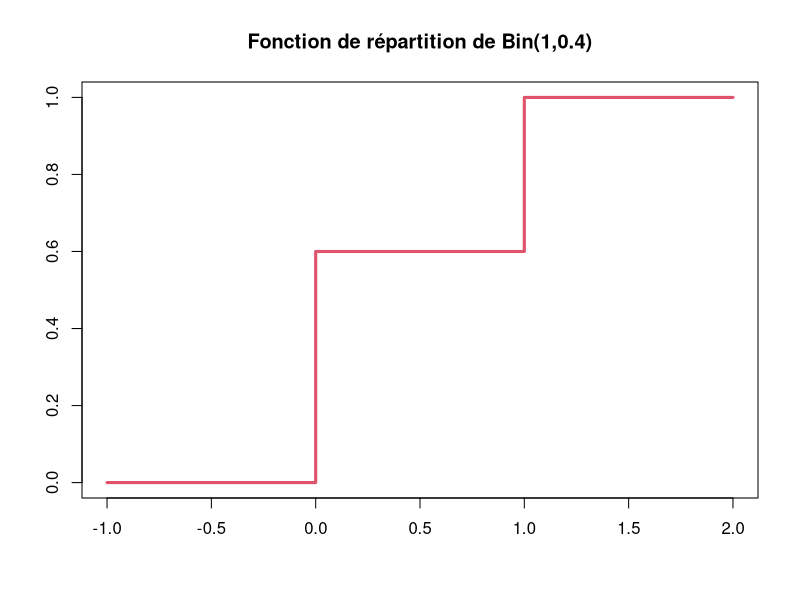
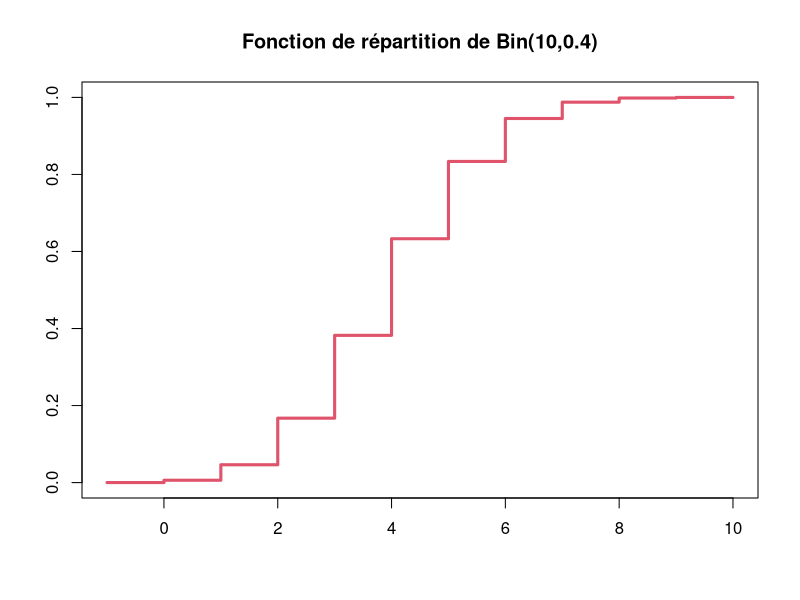
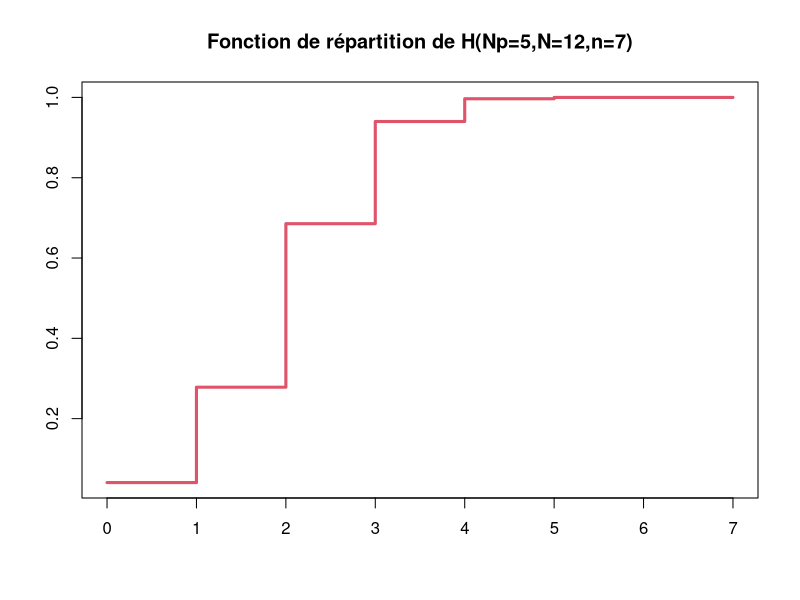
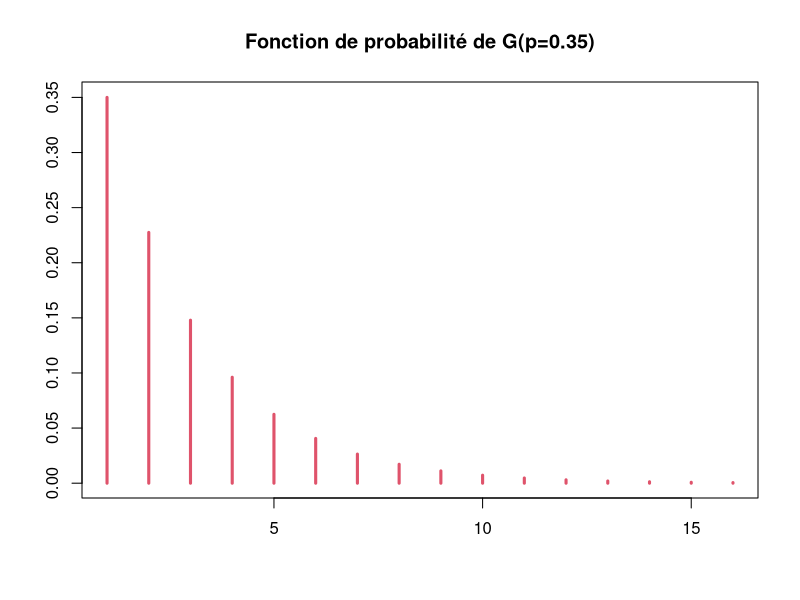
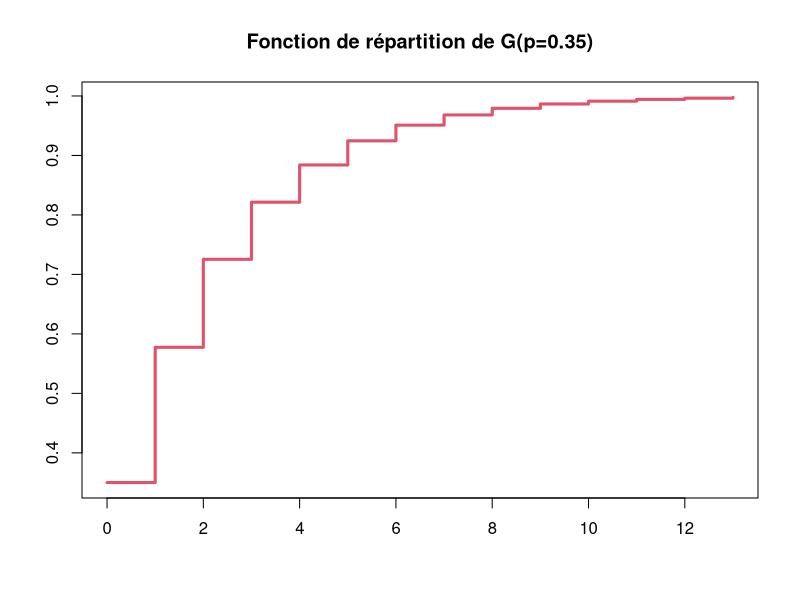
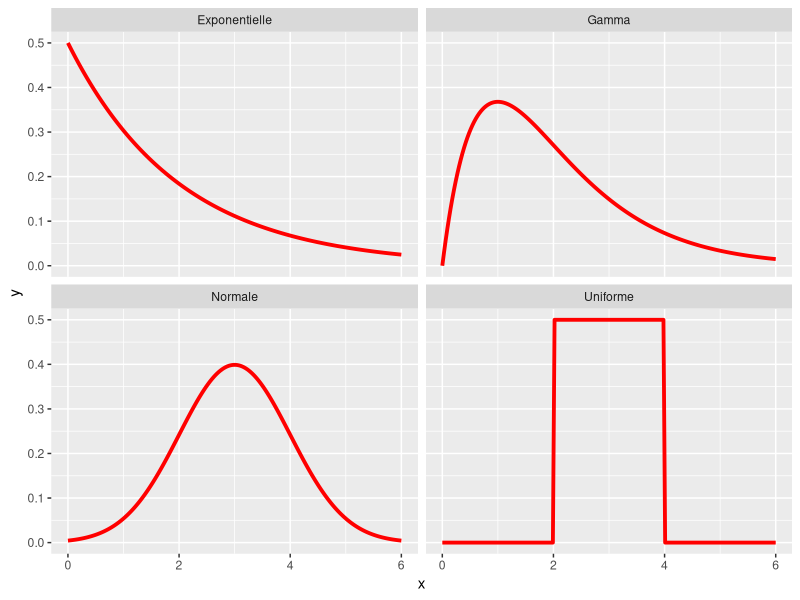
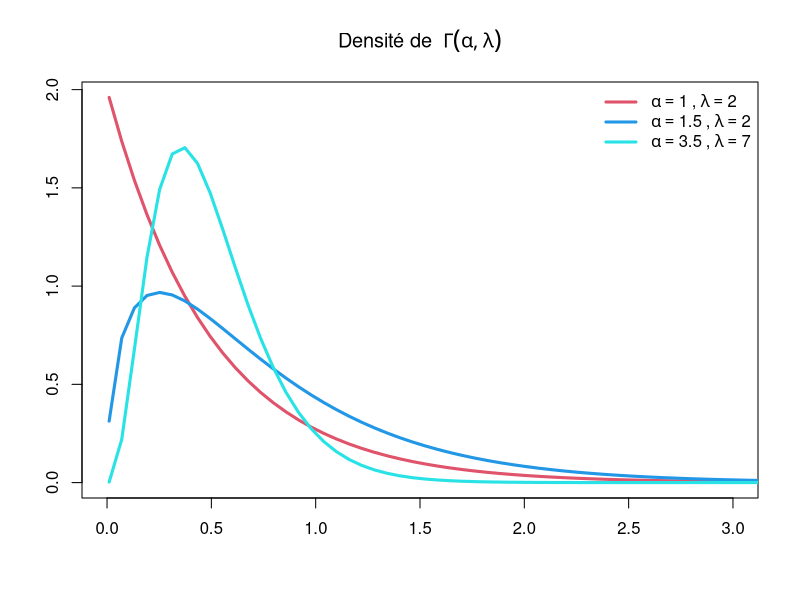
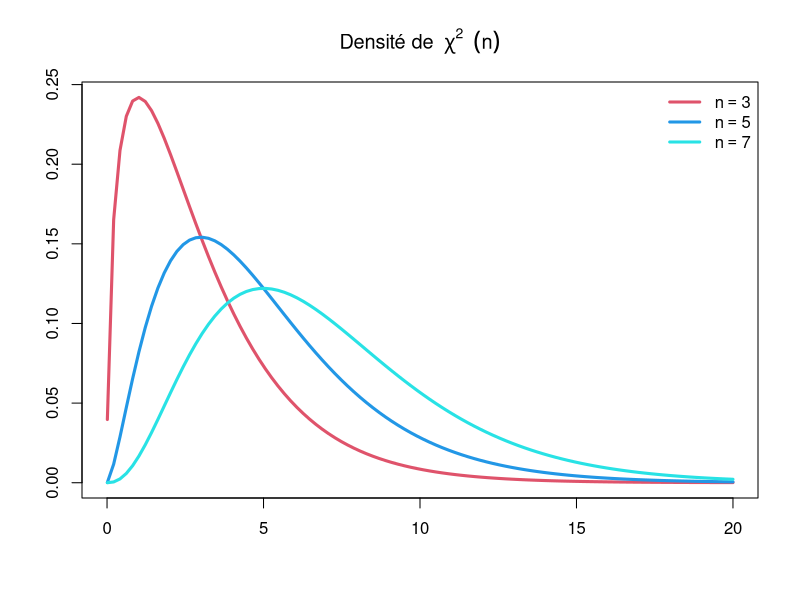

Write the R code that produced these figures, in order.
#########################################
#   Lois usuelles discrètes
########################################

# Loi de Bernoulli

# génération de 100 réalisations B(1,0.4)
X=rbinom(100,1,0.4)
X[1:10]

# fonction de répartition

plot(-1:2, pbinom(-1:2, size = 1, prob = 0.4), type="s",lwd=3, xlab="",
     ylab="", col=2, main = "Fonction de répartition de Bin(1,0.4)")

# Loi binômiale

# génération de 100 réalisations B(10,0.4)
X=rbinom(100,10,0.4)
X[1:10]

# fonction de répartition

plot(-1:10, pbinom(-1:10, size = 10, prob = 0.4), type="s",lwd=3, xlab="",
     ylab="", col=2, main = "Fonction de répartition de Bin(10,0.4)")

# loi hypergéométrique

# génération de 100 réalisations H(Np=5,N=12,n=7)
X=rhyper(100,5,12,7)
X[1:10]

# fonction de répartition

plot(0:7, phyper(0:7,5,12,7), type="s",lwd=3, xlab="",
     ylab="", col=2, main = "Fonction de répartition de H(Np=5,N=12,n=7)")

# loi géométrique

# génération de 100 réalisations G(p=0.35)
# Sous R, le support de X est 0,1,2,...
X=rgeom(100,0.35)+1
X[1:10]

# La densité

plot(dgeom(0:15,0.35), type="h", lwd=3, xlab="",
     ylab="", col=2, main = "Fonction de probabilité de G(p=0.35)")

# fonction de répartition

plot(0:13, pgeom(0:13,0.35), type="s",lwd=3, xlab="",
     ylab="", col=2, main = "Fonction de répartition de G(p=0.35)")

#################################################
#     lois usuelles continues
################################################

# install.packages("ggplot2")
library(ggplot2)

x <- seq(from = 0, to = 6, length.out = 200) # Define the density domains
ylim <- c(0, 0.6)

#######
df <- rbind(
  data.frame(x = x, dist_name = "Uniforme"  , y = dunif(x, min   = 2, max = 4)),
  data.frame(x = x, dist_name = "Normale"     , y = dnorm(x, mean  = 3, sd = 1)),
  data.frame(x = x, dist_name = "Exponentielle", y = dexp(x, rate  = 1 / 2)),
  data.frame(x = x, dist_name = "Gamma"      , y = dgamma(x, shape = 2, rate = 1)) )

############
ggplot(data = df, aes(x = x, y = y)) +
  geom_line(size=1.3, color="red") +
  facet_wrap(~dist_name)+theme(plot.title=element_text(size=20,face="bold"))

#################################
#   Loi normale
#################################

# Fonction de répartition (loi normale standard)

# P(X <= 1.65)

pnorm(1.65)

# P(X > 1.65)

pnorm(1.65, lower.tail = FALSE)

# ou encore

1-pnorm(1.65)

# P(X<= -1.25)

pnorm(-1.25)

# P(|X| <= 1.65)= 2*phi(1.65)-1

2*pnorm(1.65) - 1

# loi normale quelconque X~N(m,sigma)

# P(X<=2.3)=?  avec X~N(1.5,sigma=0.5)

pnorm(2.3,mean=1.5,sd=0.5)


#  Quantiles: q? tel que P(X <= q)=p
# qnorm(p)

qnorm(0.05, mean=0, sd=1)  # quantile de alpha=5% pour loi normale standard

qnorm(0.95)    # quantile de alpha=95% pour loi normale standard

qnorm(0.05,lower.tail = FALSE)  # quantile de 1-0.05 (loi normale standard)

qnorm(0.95, 2,0.5)  # quantile de 95% pour la loi N(2,0.5)

########################################
#  Table de la loi normale standard
#######################################
x=seq(0,3.5,by=0.1)
y=seq(0,0.09,by=0.01)
Tab=outer(x,y,"+")
Tab=pnorm(Tab)
colnames(Tab)=as.character(seq(0,0.09,by=0.01))
rownames(Tab)=as.character(seq(0,3.5,by=0.1))

head(Tab)  # afficher les six premières lignes

Tab["1.6", "0.05"]  # phi(1.65)

############################################
#  Fonction Gamma
##########################################

# gamma(4)

gamma(4)

# gamma(5/2)

gamma(5/2)

3*sqrt(pi)/4

############################################
#   Loi Gamma
############################################

alpha=c(1,1.5,3.5); lambda=c(2,2,7); cc=c(4,5)
xx=seq(0.01,6,len=100)
plot(xx,dgamma(xx,alpha[1], rate=lambda[1]), col=2, lwd=3,xlab="",
     ylab="", type="l", xlim=c(0,3),
     main=expression("Densité de "~ Gamma(alpha,lambda)))
for(i in 2:3){
  lines(xx, dgamma(xx,alpha[i],rate=lambda[i]), col=cc[(i-1)], lwd=3)
}
legend("topright", c(expression(alpha==1 ~"," ~ lambda==2),
                   expression(alpha==1.5 ~"," ~ lambda==2),
                   expression(alpha==3.5 ~"," ~ lambda==7)),bty="n",
                   lty=1, lwd=3, col=c(2,4,5))

##############################################
#  Loi khi-deux
#############################################
nn=c(3,5,7)
xx=seq(0.01,20,len=100)
plot(xx,dchisq(xx,nn[1]), col=2, lwd=3,xlab="",
     ylab="", type="l", xlim=c(0,20),
     main=expression("Densité de "~ chi^2 ~""~ (n)))
for(i in 2:3){
  lines(xx, dchisq(xx,nn[i]), col=cc[(i-1)], lwd=3)
}
legend("topright", c(expression(n==3),
                     expression(n==5),
                     expression(n==7)),bty="n",
       lty=1, lwd=3, col=c(2,4,5))

##############################################
#   Loi Beta de première espèce
#############################################

beta1=function(x,p,q){
  ifelse(x >0, gamma(p+q)/(gamma(p)*gamma(q))*x^{p-1}*(1+x)^{-p-q},0)
}

xx=seq(0.01,3,len=200)
pp=c(0.5,1,3/2,4); qq=c(0.5,3,2,5)

plot(xx,beta1(xx,pp[1],qq[1]), xlim=c(0,2.5),ylim=c(0,1.3), lwd=3, col=1, 
     type="l", xlab="", ylab="",main=expression("Densité de "~ B[1](p,q)))
for(i in 2:4){
  lines(xx,beta1(xx,pp[i], qq[i]), lwd=3, col=i)
}
legend("topright", c(expression(p==0.5 ~"," ~q==0.5),
                     expression(p==1~ "," ~q==3),
                     expression(p==frac(3,2) ~"," ~q==2),
                     expression(p==4~ "," ~q==5)),bty="n",
       lty=1, lwd=3, col=1:4)

######################################################
#    Loi beta deuxième espèce
######################################################

xx=seq(0.001,1,len=200)
pp=c(0.5,5,1,2,2); qq=c(0.5,1,3,2,5)

plot(xx,dbeta(xx,pp[1],qq[1]), xlim=c(0,1), ylim=c(0,3),lwd=3, col=1, 
     type="l", xlab="", ylab="",main=expression("Densité de "~ B[1](p,q)))
for(i in 2:5){
  lines(xx,dbeta(xx,pp[i], qq[i]), lwd=3, col=i)
}
legend("top", c(expression(p==0.5 ~"," ~q==0.5),
                     expression(p==5~ "," ~q==1),
                     expression(p==1 ~"," ~q==3),
                     expression(p==2~ "," ~q==2),
                     expression(p==2~ "," ~q==5)),bty="n",
       lty=1, lwd=3, col=1:4)

####################################################
#  Loi de Student
###################################################

nn=c(1,5,10,Inf)
xx=seq(-5,5,len=200)
plot(xx,dt(xx,nn[1]), col=1, lwd=3,xlab="",
     ylab="", type="l", ylim=c(0,0.4),
     main=expression("Densité de "~ T(n)))
for(i in 2:4){
  lines(xx, dt(xx,nn[i]), col=i, lwd=3)
}
legend("topright", c(expression(n==1),
                     expression(n==5),
                     expression(n==10),
                     expression(n==infinity)),bty="n",
       lty=1, lwd=3, col=1:4)

####################################################
# Loi de Fisher
###################################################
n1=c(1,5,10,100);  n2=c(1,8,4,50)
xx=seq(0,3,len=200)
plot(xx,df(xx,n1[1],n2[1]), col=1, lwd=3,xlab="",
     ylab="", type="l", ylim=c(0,2),
     main=expression("Densité de "~ F(n[1],n[2])))
for(i in 2:4){
  lines(xx, df(xx,n1[i], n2[i]), col=i, lwd=3)
}
legend("topright", c(expression(n[1]==1 ~ "," ~n[2]==1),
                     expression(n[1]==5 ~ "," ~n[2]==8),
                     expression(n[1]==10 ~ "," ~n[2]==4),
                     expression(n[1]==100 ~ "," ~n[2]==50)),bty="n",
       lty=1, lwd=3, col=1:4)
